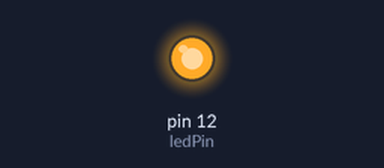
The sketch below on a simulated Arduino Uno, built with avr-gcc and run on an emulated ATmega328P. Shown: output pins drawn as LEDs (lit = HIGH).

Above: at 0.5 s.
At 22.5 s:
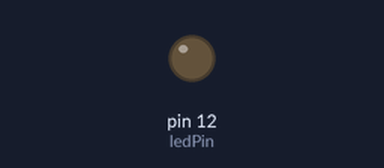
Timing chart, 0 to 27.3 s (numbered marks = the images above):
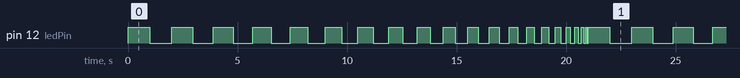

The sketch:

3a.ino
```cpp
//
// Oppgave 3 a)
//

// Static pins
const int ledPin = 12;


// changable values
int time = 1000;

// Static values
const int startVal = 1000;
const int endVal = 5;
const int stepVal = 50;

void setup() {
  pinMode(ledPin, OUTPUT);
}

void loop() {
  // Blink led
  digitalWrite(ledPin, HIGH);
  delay(time);
  digitalWrite(ledPin, LOW);
  delay(time);

  // Step down timer
  time -= stepVal;

  // If timer has reached end value, reset timer
  if (time < endVal){
    time = startVal;
  }

}
```

Measured:
- by itself, pin 12 (ledPin): moves between LOW and HIGH, repeating every 21.0 s
- by itself, everything shown: repeats every 21.0 s, in 40 steps
